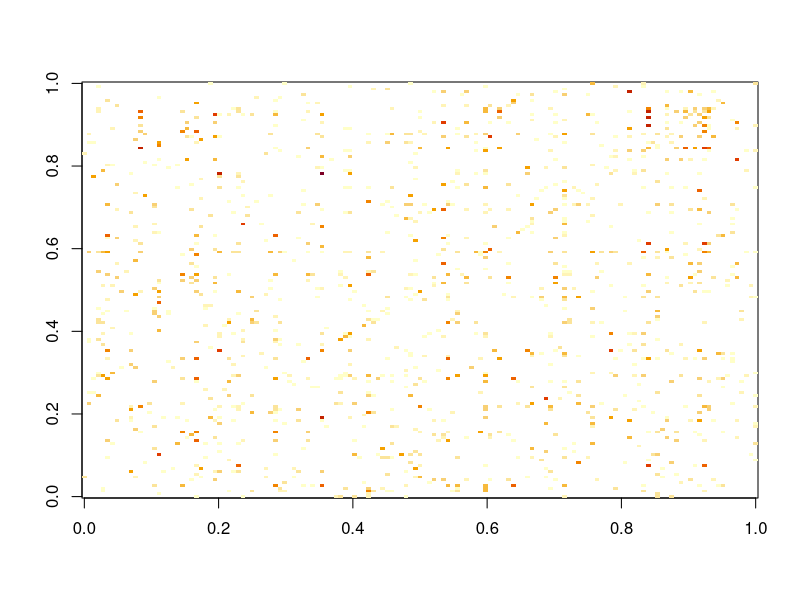

This chart was generated by the following R code:
x <- read.csv("data/enron/enron-edgelist.csv")

# Get dyadic events among enron employees
tb <- table(x$mid)
ix <- which(tb > 1)
bad <- as.numeric(names(tb))[ix]
ix <- which(x$mid %in% bad)
y <- x[-ix,]

a <- as.matrix(table(y$s,y$r))
image(log(a))

A <- y[,c(3,4,5)]
N <- max(A[,2:3])
A[,1] <- A[,1] - A[1,1]
A[,1] <- A[,1]/A[nrow(A),1]

# Smaller
bad <- which(y[,4]==y[,5])
y <- y[-bad,]

A <- y[1001:5000,c(3,4,5)]
A[,1] <- A[,1] - A[1,1]
A[,1] <- A[,1]/A[nrow(A),1] * 1000
rownames(A) <- c()
A <- as.matrix(A)
train.ix <- 1:3000
test.ix  <- 3001:4000
train <- A[train.ix,]
test  <- A[test.ix,]
save(A,N,train,test,train.ix,test.ix,file="data/enron-small.rdata")
